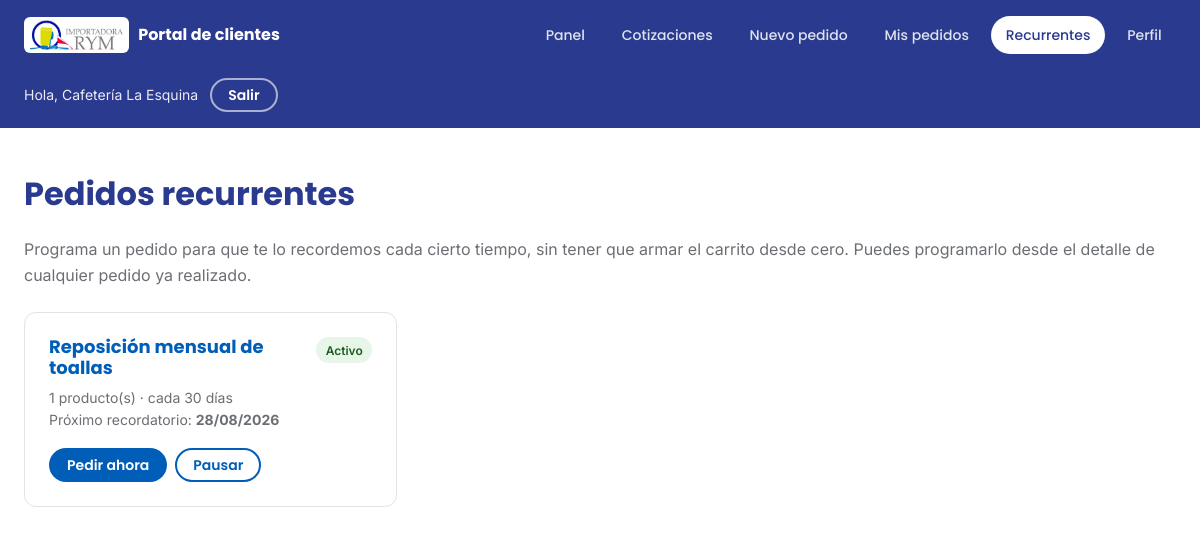
Page /portal/recurrentes (signed in) on the committed database.
### tables this page shows
CREATE TABLE `usuarios` (
  `id` int(10) unsigned NOT NULL AUTO_INCREMENT,
  `nombre` varchar(120) NOT NULL,
  `email` varchar(191) NOT NULL,
  `password` varchar(255) NOT NULL,
  `rol_id` int(10) unsigned DEFAULT NULL,
  `empresa` varchar(150) DEFAULT NULL,
  `telefono` varchar(30) DEFAULT NULL,
  `rfc` varchar(20) DEFAULT NULL,
  `clave_sae` varchar(30) DEFAULT NULL,
  `clave_vendedor` varchar(20) DEFAULT NULL,
  `comision` decimal(5,2) DEFAULT NULL,
  `vendedor_id` int(10) unsigned DEFAULT NULL,
  `activo` tinyint(1) NOT NULL DEFAULT 1,
  `aprobado` tinyint(1) NOT NULL DEFAULT 0,
  `email_verificado_en` datetime DEFAULT NULL,
  `verificacion_token` varchar(64) DEFAULT NULL,
  `verificacion_expira_en` timestamp NULL DEFAULT NULL,
  `last_login_at` timestamp NULL DEFAULT NULL,
  `created_at` timestamp NOT NULL DEFAULT current_timestamp(),
  `updated_at` timestamp NOT NULL DEFAULT current_timestamp() ON UPDATE current_timestamp(),
  PRIMARY KEY (`id`),
  UNIQUE KEY `uq_usuarios_email` (`email`),
  KEY `idx_usuarios_rol_id` (`rol_id`),
  KEY `idx_usuarios_vendedor` (`vendedor_id`),
  CONSTRAINT `fk_usuarios_rol` FOREIGN KEY (`rol_id`) REFERENCES `roles` (`id`) ON DELETE SET NULL ON UPDATE CASCADE,
  CONSTRAINT `fk_usuarios_vendedor` FOREIGN KEY (`vendedor_id`) REFERENCES `usuarios` (`id`) ON DELETE SET NULL ON UPDATE CASCADE
);

CREATE TABLE `pedidos_recurrentes` (
  `id` int(10) unsigned NOT NULL AUTO_INCREMENT,
  `usuario_id` int(10) unsigned NOT NULL,
  `origen_pedido_id` int(10) unsigned DEFAULT NULL,
  `nombre` varchar(120) DEFAULT NULL,
  `frecuencia_dias` smallint(5) unsigned NOT NULL,
  `activo` tinyint(1) NOT NULL DEFAULT 1,
  `proximo_recordatorio_en` date NOT NULL,
  `ultimo_recordatorio_en` timestamp NULL DEFAULT NULL,
  `created_at` timestamp NOT NULL DEFAULT current_timestamp(),
  PRIMARY KEY (`id`),
  KEY `idx_pedrec_usuario` (`usuario_id`),
  KEY `idx_pedrec_pendientes` (`activo`,`proximo_recordatorio_en`),
  KEY `fk_pedrec_origen` (`origen_pedido_id`),
  CONSTRAINT `fk_pedrec_origen` FOREIGN KEY (`origen_pedido_id`) REFERENCES `pedidos` (`id`) ON DELETE SET NULL ON UPDATE CASCADE,
  CONSTRAINT `fk_pedrec_usuario` FOREIGN KEY (`usuario_id`) REFERENCES `usuarios` (`id`) ON DELETE CASCADE ON UPDATE CASCADE
);

### app/Core/Controller.php (called while the page is built, shortened)
<?php
abstract class Controller
{
    protected function view(string $view, array $data = [], ?string $layout = 'layouts/main'): void
    {
        View::render($view, $data, $layout);
    }
}

### app/Controllers/PortalBaseController.php (called while the page is built, shortened)
<?php
abstract class PortalBaseController extends Controller
{
    protected array $usuario;
    public function __construct()
    {
        $user = Auth::user();
        $this->usuario = $user;
    }
    protected function render(string $view, array $data = []): void
    {
        $data['usuario'] = $this->usuario;
        $data['active']  = $data['active'] ?? '';
        $this->view($view, $data, 'layouts/portal');
    }
}

### app/Controllers/PedidoRecurrenteController.php (called while the page is built, shortened)
<?php
class PedidoRecurrenteController extends PortalBaseController
{
    public function index(): void
    {
        $model = new PedidoRecurrente();
        $plantillas = $model->porUsuario((int) $this->usuario['id']);
        $this->render('portal/recurrentes', [
            'title'        => 'Pedidos recurrentes — Portal RYM',
            'active'       => 'recurrentes',
            'plantillas'   => $plantillas,
            'frecuencias'  => PedidoRecurrente::FRECUENCIAS,
        ]);
    }
}

### public/index.php (called while the page is built, shortened)
<?php
spl_autoload_register(function (string $class): void {
    $prefix = 'App\\';
    $relative = substr($class, strlen($prefix));
    $file = APP_PATH . '/' . str_replace('\\', '/', $relative) . '.php';
});
require APP_PATH . '/Helpers/functions.php';
$render500 = static function (\Throwable $e): void {
    error_log('[500] ' . $e->getMessage() . ' en ' . $e->getFile() . ':' . $e->getLine());
    if (headers_sent()) {
        return;
    }
    http_response_code(500);
    if (config('app.debug')) {
        header('Content-Type: text/plain; charset=UTF-8');
        echo "500 — " . $e->getMessage() . "\n\n" . $e->getFile() . ':' . $e->getLine()
            . "\n\n" . $e->getTraceAsString();
        return;
    }
    try {
        App\Core\View::render('errors/500', ['title' => 'Error interno', 'robots' => 'noindex']);
    } catch (\Throwable $inner) {
        header('Content-Type: text/plain; charset=UTF-8');
        echo 'Error interno del servidor. Intenta más tarde.';
    }
};
$router = new App\Core\Router();
$uri = parse_url($_SERVER['REQUEST_URI'] ?? '/', PHP_URL_PATH) ?? '/';
$uri = $uri === '' ? '/' : $uri;
try {
    $router->dispatch($_SERVER['REQUEST_METHOD'] ?? 'GET', $uri);
} catch (\Throwable $e) {
    $render500($e);
}

### app/Core/Database.php (called while the page is built, shortened)
<?php
class Database
{
    protected static ?PDO $pdo = null;
    public static function connection(): PDO
    {
        if (static::$pdo instanceof PDO) {
            return static::$pdo;
        }
        $c = Config::get('database');
        $dsn = sprintf(
            '%s:host=%s;port=%s;dbname=%s;charset=%s',
            $c['driver'],
            $c['host'],
            $c['port'],
            $c['database'],
            $c['charset']
        );
        try {
            static::$pdo = new PDO($dsn, $c['username'], $c['password'], $c['options']);
        } catch (PDOException $e) {
            if (Config::get('app.debug')) {
                throw $e;
            }
            error_log('DB connection error: ' . $e->getMessage());
            http_response_code(500);
            exit('Error de conexión con la base de datos.');
        }
        return static::$pdo;
    }
}

### app/Core/Auth.php (called while the page is built, shortened)
<?php
class Auth
{
    private static ?array $cache = null;
    private static ?array $perms = null;
    public static function check(): bool
    {
        return !empty($_SESSION['user_id']);
    }
    public static function user(): ?array
    {
        if (self::$cache === null) {
            $row = (new Usuario())->autenticado((int) $_SESSION['user_id']) ?: null;
            if ($row !== null) {
                unset($row['password']);
            }
            self::$cache = $row;
        }
        return self::$cache;
    }
    public static function permissions(): array
    {
        $user = self::user();
        if (self::$perms === null) {
            $rolId = isset($user['rol_id']) && $user['rol_id'] !== null ? (int) $user['rol_id'] : null;
            self::$perms = (new Usuario())->permisosEfectivos((int) $user['id'], $rolId);
        }
        return self::$perms;
    }
}

### app/Core/Model.php (called while the page is built, shortened)
<?php
abstract class Model
{
    public function __construct()
    {
        $this->db = Database::connection();
    }
}

### app/Core/Config.php (called while the page is built, shortened)
<?php
class Config
{
    protected static array $items = [];
    public static function load(string $dir): void
    {
        foreach (glob($dir . '/*.php') as $file) {
            $name = basename($file, '.php');
            static::$items[$name] = require $file;
        }
    }
    public static function get(string $key, $default = null)
    {
        $value = static::$items;
        foreach (explode('.', $key) as $segment) {
            if (is_array($value) && array_key_exists($segment, $value)) {
                $value = $value[$segment];
            } else {
                return $default;
            }
        }
        return $value;
    }
}

### app/Models/Usuario.php (called while the page is built, shortened)
<?php
class Usuario extends Model
{
    public function autenticado(int $id): ?array
    {
        $st = $this->db->prepare(
            "SELECT u.*, r.slug AS rol_slug, r.nombre AS rol_nombre
               FROM usuarios u
               LEFT JOIN roles r ON r.id = u.rol_id
              WHERE u.id = ?"
        );
        $st->execute([$id]);
        return $st->fetch() ?: null;
    }
}

### app/Models/PedidoRecurrente.php (called while the page is built, shortened)
<?php
class PedidoRecurrente extends Model
{
    public function porUsuario(int $usuarioId): array
    {
        $st = $this->db->prepare(
            "SELECT * FROM pedidos_recurrentes WHERE usuario_id = ? ORDER BY activo DESC, created_at DESC"
        );
        $st->execute([$usuarioId]);
        return $st->fetchAll();
    }
}

### app/Helpers/functions.php (called while the page is built, shortened)
<?php
if (!function_exists('config')) {
    function config(string $key, $default = null)
    {
        return Config::get($key, $default);
    }
}
if (!function_exists('base_url')) {
    function base_url(string $path = ''): string
    {
        $base = defined('BASE_PATH') ? BASE_PATH : '';
        return $base . '/' . ltrim($path, '/');
    }
}
if (!function_exists('url')) {
    function url(string $path = ''): string
    {
        return base_url($path);
    }
}
if (!function_exists('asset')) {
    function asset(string $path): string
    {
        static $versiones = [];
        if (!array_key_exists($path, $versiones)) {
            $abs = (defined('PUBLIC_PATH') ? PUBLIC_PATH : '') . '/' . ltrim($path, '/');
            $mt  = @filemtime($abs);
            $versiones[$path] = $mt !== false ? (string) $mt : null;
        }
        $url = base_url($path);
        if ($versiones[$path] === null) {
            return $url;
        }
        return $url . (str_contains($url, '?') ? '&' : '?') . 'v=' . $versiones[$path];
    }
}
if (!function_exists('css_bundle')) {
    function css_bundle(string $nombre): string
    {
        return \App\Core\Assets::css($nombre);
    }
}
if (!function_exists('e')) {
    function e($value): string
    {
        return htmlspecialchars((string) $value, ENT_QUOTES, 'UTF-8');
    }
}

### app/Views/portal/recurrentes.php (the view, shortened to what this page needs)
<?php
$plantillas = $plantillas ?? [];
?>
<h1 class="portal-title">Pedidos recurrentes</h1>
<p class="text-muted mb-6">Programa un pedido para que te lo recordemos cada cierto tiempo, sin tener que
    armar el carrito desde cero. Puedes programarlo desde el detalle de cualquier pedido ya realizado.</p>
<?php if ($plantillas): ?>
    <div class="recurrentes-grid">
        <?php foreach ($plantillas as $p): ?>
            <div class="recurrente-card <?= (int) $p['activo'] === 1 ? '' : 'is-paused' ?>">
                <div class="recurrente-card__head">
                    <h2 class="recurrente-card__title">
                        <a href="<?= url('/portal/recurrentes/' . (int) $p['id']) ?>">
                            <?= e($p['nombre'] ?: ('Pedido recurrente #' . $p['id'])) ?>
                        </a>
                    </h2>
                    <span class="pill <?= (int) $p['activo'] === 1 ? 'pill--ok' : 'pill--off' ?>">
                        <?= (int) $p['activo'] === 1 ? 'Activo' : 'Pausado' ?>
                    </span>
                </div>
                <p class="text-muted fs-sm">
                    <?= count($p['items']) ?> producto(s) · cada <?= (int) $p['frecuencia_dias'] ?> días
                </p>
                <p class="text-muted fs-sm">
                    <?php if ((int) $p['activo'] === 1): ?>
                        Próximo recordatorio: <strong><?= e(date('d/m/Y', strtotime($p['proximo_recordatorio_en']))) ?></strong>
                    <?php else: ?>
                        Sin recordatorios mientras esté pausado.
                    <?php endif; ?>
                </p>
                <div class="recurrente-card__actions">
                    <form method="post" action="<?= url('/portal/recurrentes/' . (int) $p['id'] . '/pedir') ?>">
                        <button type="submit" class="btn btn--primary btn--sm">Pedir ahora</button>
                    </form>
                    <?php if ((int) $p['activo'] === 1): ?>
                        <form method="post" action="<?= url('/portal/recurrentes/' . (int) $p['id'] . '/pausar') ?>">
                            <button type="submit" class="btn btn--outline btn--sm">Pausar</button>
                        </form>
                    <?php endif; ?>
                    <form method="post" action="<?= url('/portal/recurrentes/' . (int) $p['id'] . '/eliminar') ?>"
                          data-confirm="¿Eliminar este pedido recurrente?">
                        <button type="submit" class="btn btn--ghost btn--sm">Eliminar</button>
                    </form>
                </div>
            </div>
        <?php endforeach; ?>
    </div>
<?php else: ?>
    <p class="empty-state">Todavía no tienes pedidos recurrentes.
        Ábre el detalle de un pedido ya realizado y usa «Programar como recurrente».</p>
<?php endif; ?>

### app/Core/Router.php (shortened to what this page needs)
<?php
class Router
{
    protected array $routes = [];
    protected function add(string $method, string $path, $action): void
    {
        $path = '/' . trim($path, '/');
        $this->routes[$method][$path] = $action;
    }
    public function dispatch(string $method, string $uri)
    {
        $uri    = '/' . trim($uri, '/');
        $method = strtoupper($method);
        foreach ($this->routes[$method] ?? [] as $route => $action) {
            $pattern = preg_replace('#\{[a-zA-Z_][a-zA-Z0-9_]*\}#', '([^/]+)', $route);
            $pattern = '#^' . $pattern . '$#';
            if (preg_match($pattern, $uri, $matches)) {
                array_shift($matches);
                $matches = array_map('rawurldecode', $matches);
                return $this->callAction($action, $matches);
            }
        }
        return $this->notFound();
    }
    protected function callAction($action, array $params)
    {
        if (is_array($action)) {
            [$class, $method] = $action;
            return call_user_func_array([new $class(), $method], $params);
        }
        throw new \InvalidArgumentException('Acción de ruta no válida.');
    }
}

### app/Views/layouts/portal.php (shortened to what this page needs)
<?php
$active  = $active ?? '';
$usuario = $usuario ?? [];
?>
<!DOCTYPE html>
<html lang="es" data-base="<?= e(base_url('/')) ?>">
<head>
    <?= css_bundle('portal') ?>
</head>
<body>
    <header class="portal-header">
        <div class="container portal-header__inner">
            <a class="portal-brand" href="<?= url('/portal') ?>">
                <img src="<?= asset('assets/img/logos/importadorarym.jpg') ?>" alt="Importadora RYM" width="284" height="92">
                Portal de clientes
            </a>
            <nav class="portal-nav" id="portalNav" aria-label="Navegación del portal">
                <a class="portal-nav__link <?= $active === 'inicio' ? 'is-active' : '' ?>" href="<?= url('/portal') ?>">Panel</a>
                <a class="portal-nav__link <?= $active === 'cotizar' ? 'is-active' : '' ?>" href="<?= url('/portal/cotizaciones') ?>">Cotizaciones</a>
                <?php if ((int) ($usuario['aprobado'] ?? 0) === 1): ?>
                    <a class="portal-nav__link <?= $active === 'nuevo' ? 'is-active' : '' ?>" href="<?= url('/portal/pedidos/nuevo') ?>">Nuevo pedido</a>
                    <a class="portal-nav__link <?= $active === 'pedidos' ? 'is-active' : '' ?>" href="<?= url('/portal/pedidos') ?>">Mis pedidos</a>
                    <a class="portal-nav__link <?= $active === 'recurrentes' ? 'is-active' : '' ?>" href="<?= url('/portal/recurrentes') ?>">Recurrentes</a>
                <?php endif; ?>
                <a class="portal-nav__link <?= $active === 'perfil' ? 'is-active' : '' ?>" href="<?= url('/portal/perfil') ?>">Perfil</a>
            </nav>
            <div class="portal-header__actions">
                <div class="portal-user">
                    <span class="portal-user__name">Hola, <?= e($usuario['nombre'] ?? '') ?></span>
                    <form method="post" action="<?= url('/portal/logout') ?>">
                        <button type="submit" class="btn btn--ghost btn--sm">Salir</button>
                    </form>
                </div>
            </div>
        </div>
    </header>
    <main class="portal-main">
        <div class="container">
            <?= $content ?? '' ?>
        </div>
    </main>
</body>
</html>

### rows in the picture
usuarios: nombre "Cafetería La Esquina"
pedidos_recurrentes: nombre "Reposición mensual de toallas", activo "Activo", count($p['items']) "1", frecuencia_dias "30", proximo_recordatorio_en "28/08/2026"
